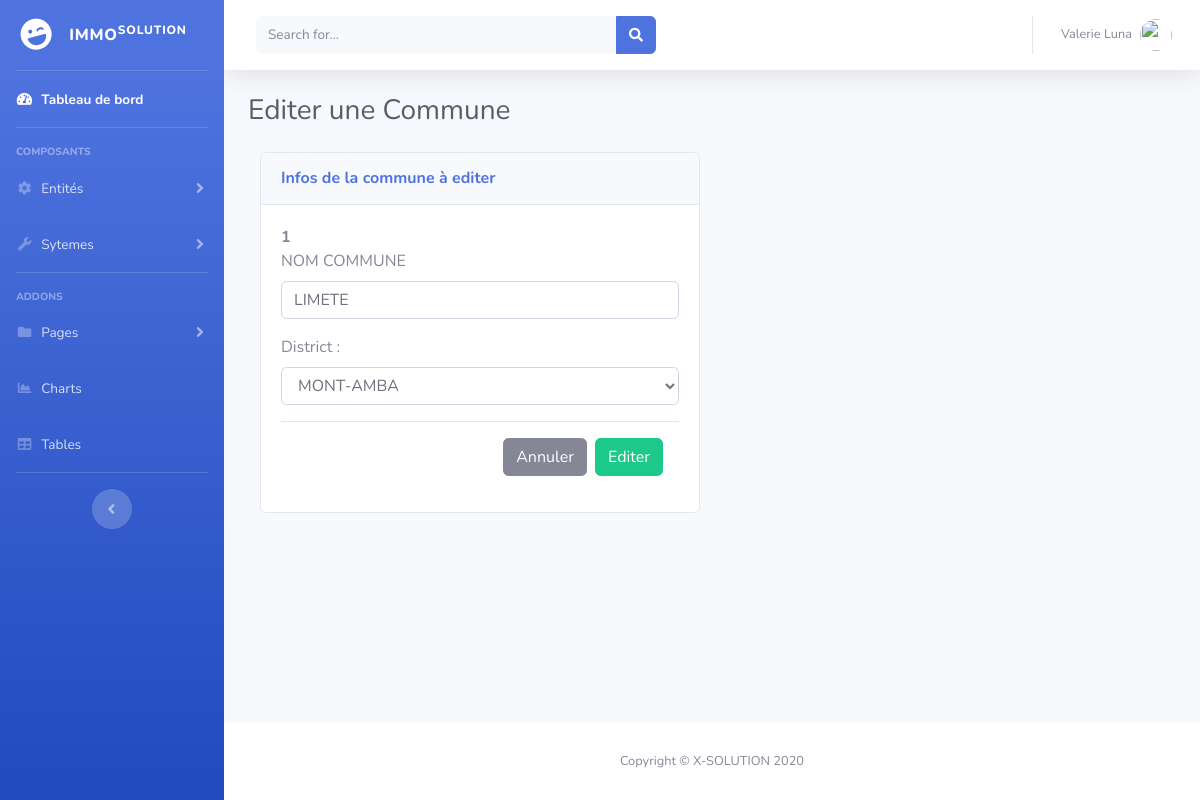
/pages/editerCommune.php?idC=1, run on the app's committed database.
### tables this page shows
CREATE TABLE `commune` (
  `id_commune` int(11) NOT NULL,
  `nom` varchar(50) NOT NULL,
  `id_district` int(11) NOT NULL
);

CREATE TABLE `district` (
  `id_district` int(11) NOT NULL,
  `nom` varchar(100) NOT NULL
);

### classes/connexion.class.php (called while the page is built, shortened)
<?php
    class Connexion{
      public static function getPreparedStatement($req){
         $chemin = "mysql:host=localhost; dbname=agenceimmobd";
         $user = "root";
         $password = "";
         $resReq="";
         try {
             $prstmt = new PDO($chemin, $user, $password);
             $resReq = $prstmt->prepare($req);
         } catch (PDOException $ex) {
             echo 'Connection echouer'.$ex->getMessage();
         }
         return $resReq;
      }
    }
?>

### classesdao/CommuneDAO.php (called while the page is built, shortened)
<?php
require_once '../classes/connexion.class.php';
require_once '../classes/Commune.php';
class CommuneDAO {
    public function afficherParId($id) {
        try {
            $ps = Connexion::getPreparedStatement("SELECT * FROM commune WHERE id_commune=?");
            $ps->bindValue(1, $id);
            $ps->execute();
            while ($row = $ps->fetch(PDO::FETCH_ASSOC)) {
                $commune = new Commune();
                $commune->setId_commune($row['id_commune']);
                $commune->setNom($row['nom']);
                $commune->setId_district($row['id_district']);
            }
        } catch (Exception $ex) {
            echo 'Erreur AFFICHAGE' . $ex->getMessage();
        }
        return $commune;
    }
}

### classes/Commune.php (called while the page is built)
<?php
class Commune {
    private $id_commune;
    private $nom;
    private $id_district;
    function getId_district() {
        return $this->id_district;
    }
    function setId_district($id_district) {
        $this->id_district = $id_district;
    }
    function getId_commune() {
        return $this->id_commune;
    }
    function getNom() {
        return $this->nom;
    }
    function setId_commune($id_commune) {
        $this->id_commune = $id_commune;
    }
    function setNom($nom) {
        $this->nom = $nom;
    }
}

### classesdao/DistrictDAO.php (called while the page is built, shortened)
<?php
require_once '../classes/connexion.class.php';
require_once '../classes/District.php';
class DistrictDAO {
    public function afficher() {
        try {
            $ps = Connexion::getPreparedStatement("SELECT * FROM district");
            $ps->execute();
            while ($row = $ps->fetch(PDO::FETCH_ASSOC)) {
                $district = new District();
                $district->setId_district($row['id_district']);
                $district->setNom($row['nom']);
                $distrct[] = $district;
            }
        } catch (Exception $ex) {
            echo 'Erreur AFFICHAGE' . $ex->getMessage();
        }
        return $distrct;
    }
}

### classes/District.php (called while the page is built)
<?php
class District {
    private $id_district;
    private $nom;
    function getId_district() {
        return $this->id_district;
    }
    function getNom() {
        return $this->nom;
    }
    function setId_district($id_district) {
        $this->id_district = $id_district;
    }
    function setNom($nom) {
        $this->nom = $nom;
    }
}

### pages/editerCommune.php (the view, shortened to what this page needs)
<?php
require_once '../classesdao/CommuneDAO.php';
require_once '../classesdao/DistrictDAO.php';
$commune = new CommuneDAO();
$idC = isset($_GET['idC']) ? $_GET['idC'] : 0;
$cmmne = $commune->afficherParId($idC);
$idDistrict = $cmmne->getId_district();
$district = new DistrictDAO();
$dstrct = $district->afficher();
include('../includes/header.php');
include('../includes/navbar.php');
?>
<div id="content-wrapper" class="d-flex flex-column">
    <div id="content">
        <?php include('../includes/topmenu.php'); ?>
        <div class="container-fluid">
            <h1 class="h3 mb-4 text-gray-800">Editer une Commune</h1>
            <div class="col-lg-6">
                <div class="card position-relative">
                    <div class="card-header py-3">
                        <h6 class="m-0 font-weight-bold text-primary">Infos de la commune à editer</h6>
                    </div>
                    <div class="card-body">
                        <form action="action.php?a=modif" method="post">
                            <strong><label for="idC" id="idCL"></label><?php echo $cmmne->getId_commune() ?></strong>
                            <div class="form-group ">
                                <label for="nomC">NOM COMMUNE</label>
                                <input class="form-control" value="<?php echo $cmmne->getNom() ?>" id="nomC" name="nomC" type="text" required="" />
                            </div>
                            <div class="form-group">
                                <label for="district">District :</label>
                                <select name="district" id="district" class="form-control">
                                    <?php foreach ($dstrct as $ligneD): ?>
                                        <option value="<?php echo $ligneD->getId_district() ?>" <?php if ($ligneD->getId_district() == $idDistrict) echo "selected"; ?>><?php echo $ligneD->getNom() ?></option>
                                    <?php endforeach; ?>
                                </select>
                            </div>
                            <div class="modal-footer">
                                <button type="button" class="btn btn-secondary" >Annuler</button>
                                <button type="submit" name="ajout" class="btn btn-success">Editer</button>
                            </div>
                        </form>
                    </div>
                </div>
            </div>
        </div>
    </div>
    <?php include('../includes/footer.php'); ?>
</div>
<?php
include('../includes/scripts.php');
?>

### data on the page
commune: id_commune "1", nomC "LIMETE", district "MONT-AMBA"
